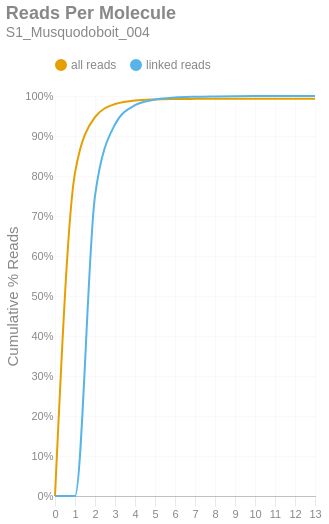

Notebook cell for this chart:
### Markdown cell above
### Reads per Molecule
This chart shows the cumulative distribution of the number of reads per linked molecule. That is, how many alignments are associated with a unique molecule. This excludes the number of reads associated with invalid or absent linked-read barcodes. The `linked` histogram is the percentages recalculated when disregarding singletons.

### Code cell
if SKIPLR:
    print_html(f"Skipped")
else:
    counts = np.bincount(valids['reads'].cast(pl.Int64).to_numpy())
    weighted = counts * np.arange(len(counts))
    all_perc = weighted / n_reads
    linked_perc = weighted / n_linked_reads
    linked_perc[1] = 0
    binned_df = pl.DataFrame({
        'readsper': list(range(len(counts))),
        'all reads (cumsum)': np.cumsum(all_perc).tolist(),
        'linked reads (cumsum)': np.cumsum(linked_perc).tolist(),
    })

    with SafeRender(binned_df):
        (
            density_plot(binned_df, 'Reads Per Molecule', samplename, 'readspmol')
            .encode(
                x=alt.X('readsper:O', title=None).axis(labelAngle=0).scale(padding=0),
                y=alt.Y('value:Q', title='Cumulative % Reads').axis(format='%').stack(False),
                color=alt.Color("key:N").scale(domain=["all reads", "linked reads"]),
                tooltip=[
                    alt.Tooltip("key:N", title="Data Type"),
                    alt.Tooltip("readsper:O", title="Reads Per Molecule"),
                    alt.Tooltip("value:Q", format=".2%", title="% Reads (Cum.)")
                ]            
            )
        ).display()

### Figure 1 — Vega-Lite specification as saved in the notebook (floating-point values rounded to 4 significant figures)
{"width": "container", "height": 400, "config": {"title": {"anchor": "start", "dy": -15, "fontSize": 18, "color": "#888888", "subtitleColor": "#888888", "subtitleFontSize": 14}, "arc": {"fill": "#0072B2"}, "axis": {"domainColor": "#888888", "domainWidth": 0.5, "gridWidth": 0.2, "grid": false, "titleFontWeight": 400, "titleFontSize": 15, "labelFontSize": 11, "labelColor": "#888888", "tickColor": "#888888", "tickWidth": 0.2, "titleColor": "#888888"}, "axisBand": {"grid": false}, "axisX": {"grid": true, "tickSize": 10, "domainCap": "round"}, "axisY": {"domain": false, "grid": true, "tickSize": 0, "domainCap": "round"}, "background": "transparent", "header": {"labelFontSize": 15, "labelColor": "#888888", "titleFontSize": 15, "titleFontWeight": 600, "titleColor": "#888888"}, "legend": {"labelFont": "sans-serif", "labelFontSize": 12, "labelColor": "#888888", "symbolSize": 100, "symbolType": "circle", "titleFontSize": 12, "titlePadding": 10, "titleColor": "#888888", "title": null, "orient": "top"}, "range": {"category": ["#E69F00", "#56B4E9", "#009E73", "#F0E442", "#0072B2", "#D55E00", "#CC79A7", "#000000"], "diverging": ["#cfe8f3", "#a2d4ec", "#73bfe2", "#46abdb", "#1696d2", "#12719e"]}, "area": {"fill": "#0072B2", "fillOpacity": 0.7, "line": true, "strokeOpacity": 0.7}, "line": {"color": "#0072B2", "stroke": "#0072B2", "strokeWidth": 2}, "trail": {"color": "#0072B2", "stroke": "#0072B2", "strokeWidth": 0, "size": 1}, "point": {"filled": true, "fillOpacity": 1.0, "size": 95}, "text": {"color": "#888888", "fontSize": 11, "align": "right", "fontWeight": 400, "size": 11}, "bar": {"fill": "#0072B2", "stroke": null}, "view": {"stroke": null, "continuousWidth": 660, "continuousHeight": 400}}, "data": {"name": "data-46b34a5b21bae060afb20d46abdfd2a6"}, "mark": {"type": "line", "interpolate": "monotone", "point": {"opacity": 0, "size": 275}}, "encoding": {"color": {"field": "key", "scale": {"domain": ["all reads", "linked reads"]}, "type": "nominal"}, "tooltip": [{"field": "key", "title": "Data Type", "type": "nominal"}, {"field": "readsper", "title": "Reads Per Molecule", "type": "ordinal"}, {"field": "value", "format": ".2%", "title": "% Reads (Cum.)", "type": "quantitative"}], "x": {"axis": {"labelAngle": 0}, "field": "readsper", "scale": {"padding": 0}, "title": null, "type": "ordinal"}, "y": {"axis": {"format": "%"}, "field": "value", "stack": false, "title": "Cumulative % Reads", "type": "quantitative"}}, "params": [{"name": "param_c36ac31b6afebe62", "select": {"type": "point", "fields": ["key"]}, "bind": "legend"}], "title": {"text": "Reads Per Molecule", "subtitle": "S1_Musquodoboit_004"}, "transform": [{"fold": ["all reads (cumsum)", "linked reads (cumsum)"]}, {"calculate": "replace(datum.key, ' (cumsum)', '')", "as": "key"}, {"filter": {"param": "param_c36ac31b6afebe62"}}], "usermeta": {"embedOptions": {"downloadFileName": "S1_Musquodoboit_004.readspmol"}}, "$schema": "https://vega.github.io/schema/vega-lite/v6.1.0.json", "datasets": {"data-46b34a5b21bae060afb20d46abdfd2a6": [{"readsper": 0, "all reads (cumsum)": 0.0, "linked reads (cumsum)": 0.0}, {"readsper": 1, "all reads (cumsum)": 0.8078, "linked reads (cumsum)": 0.0}, {"readsper": 2, "all reads (cumsum)": 0.9469, "linked reads (cumsum)": 0.7506}, {"readsper": 3, "all reads (cumsum)": 0.98, "linked reads (cumsum)": 0.9288}, {"readsper": 4, "all reads (cumsum)": 0.9889, "linked reads (cumsum)": 0.977}, {"readsper": 5, "all reads (cumsum)": 0.9915, "linked reads (cumsum)": 0.9912}, {"readsper": 6, "all reads (cumsum)": 0.9925, "linked reads (cumsum)": 0.9963}, {"readsper": 7, "all reads (cumsum)": 0.9928, "linked reads (cumsum)": 0.9982}, {"readsper": 8, "all reads (cumsum)": 0.993, "linked reads (cumsum)": 0.999}, {"readsper": 9, "all reads (cumsum)": 0.9931, "linked reads (cumsum)": 0.9996}, {"readsper": 10, "all reads (cumsum)": 0.9931, "linked reads (cumsum)": 0.9999}, {"readsper": 11, "all reads (cumsum)": 0.9932, "linked reads (cumsum)": 0.9999}, {"readsper": 12, "all reads (cumsum)": 0.9932, "linked reads (cumsum)": 1.0}, {"readsper": 13, "all reads (cumsum)": 0.9932, "linked reads (cumsum)": 1.0}]}}
